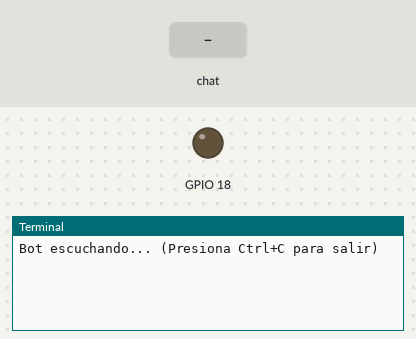
Recording of a program running on a simulated Raspberry Pi (BCM pin numbers). Shown: output pins drawn as LEDs (lit = HIGH), the last lines printed to the terminal. The test bench sets the inputs (shaded band).

Above: at 1.2 s.
1.3 s: chat message "on" arrives
At 2.5 s:
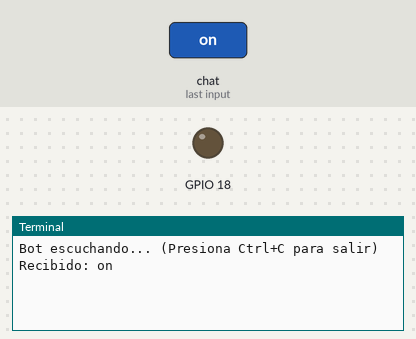
2.8 s: chat message "led" arrives
At 3.6 s:
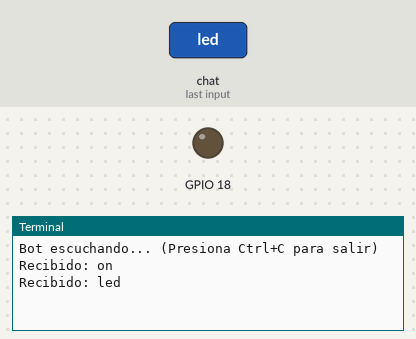
4.3 s: chat message "off" arrives
At 4.8 s:
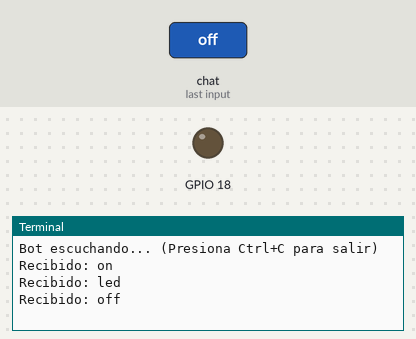

The program:

main.py
```python
import time
import telepot
from telepot.loop import MessageLoop
from modelo import LEDModel
from vista import TelegramView

class LEDController:
    """Controlador: une al modelo (LED) y la vista (Telegram)"""

    def __init__(self, model, view):
        self.model = model
        self.view = view

    def process_command(self, chat_id, command):
        """Procesa los mensajes que llegan desde Telegram"""
        command = command.lower()

        if "on" in command and "led" in command:
            self.model.turn_on()
            self.view.send_message(chat_id, "💡 LED encendido")

        elif "off" in command and "led" in command:
            self.model.turn_off()
            self.view.send_message(chat_id, "🌑 LED apagado")

        else:
            self.view.send_message(chat_id, "Comando no reconocido. Use 'on led' o 'off led'.")


if __name__ == "__main__":

    BOT_TOKEN = "5535227713:AAF8nsvxRcDrC0XW0_RIXX1eP67Q4RgoK"
    LED_PIN = 18

    modelo = LEDModel(LED_PIN)
    vista = TelegramView(BOT_TOKEN)
    controlador = LEDController(modelo, vista)

    def handle(msg):
        chat_id = msg['chat']['id']
        command = msg['text']
        print(f"Recibido: {command}")

        controlador.process_command(chat_id, command)

    MessageLoop(vista.telegram_bot, handle).run_as_thread()
    print("Bot escuchando... (Presiona Ctrl+C para salir)")

    try:
        while True:
            time.sleep(10)
    except KeyboardInterrupt:
        GPIO.cleanup()
```

modelo.py
```python
import RPi.GPIO as GPIO

class LEDModel:
    """Modelo que maneja el estado del LED físico"""

    def __init__(self, led_pin):
        self.led_pin = led_pin

        # Configuración inicial
        GPIO.setmode(GPIO.BCM)
        GPIO.setwarnings(False)
        GPIO.setup(self.led_pin, GPIO.OUT)

        # Iniciar apagado
        GPIO.output(self.led_pin, 0)

    def turn_on(self):
        """Enciende el LED"""
        GPIO.output(self.led_pin, 1)

    def turn_off(self):
        """Apaga el LED"""
        GPIO.output(self.led_pin, 0)
```

vista.py
```python
import telepot

class TelegramView:
    """Vista: se comunica con el usuario a través de Telegram"""

    def __init__(self, bot_token):
        self.telegram_bot = telepot.Bot(bot_token)

    def send_message(self, chat_id, message):
        """Envía un mensaje al usuario"""
        self.telegram_bot.sendMessage(chat_id, message)
```

Measured:
- after the input at 1.3 s, the terminal: prints a new line at once (image 1)
- after the input at 2.8 s, the terminal: prints a new line at once (image 2)
- after the input at 4.3 s, the terminal: prints a new line at once (image 3)
